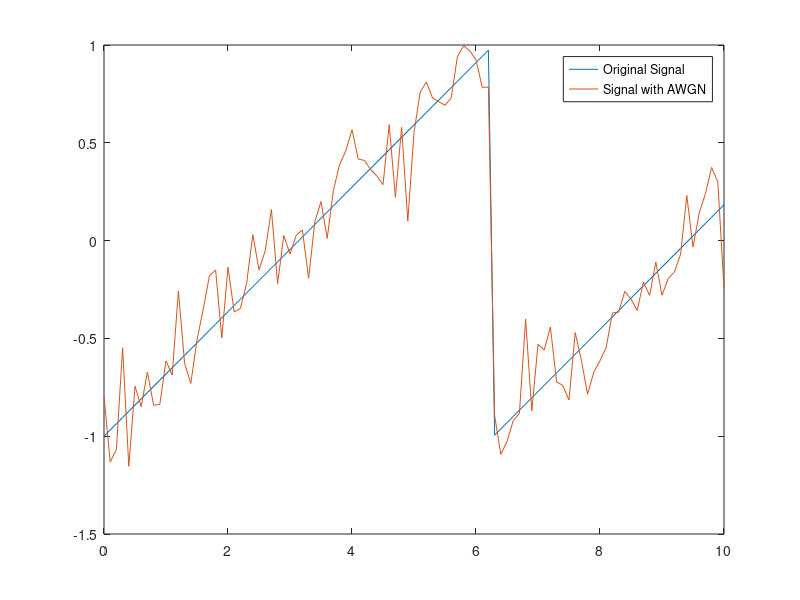

This chart was generated by the following MATLAB code:
clc;
clear all;
t = (0:0.1:10)';
x = sawtooth(t);
y = awgn(x,10,'measured');
plot(t,[x y])
legend('Original Signal','Signal with AWGN')